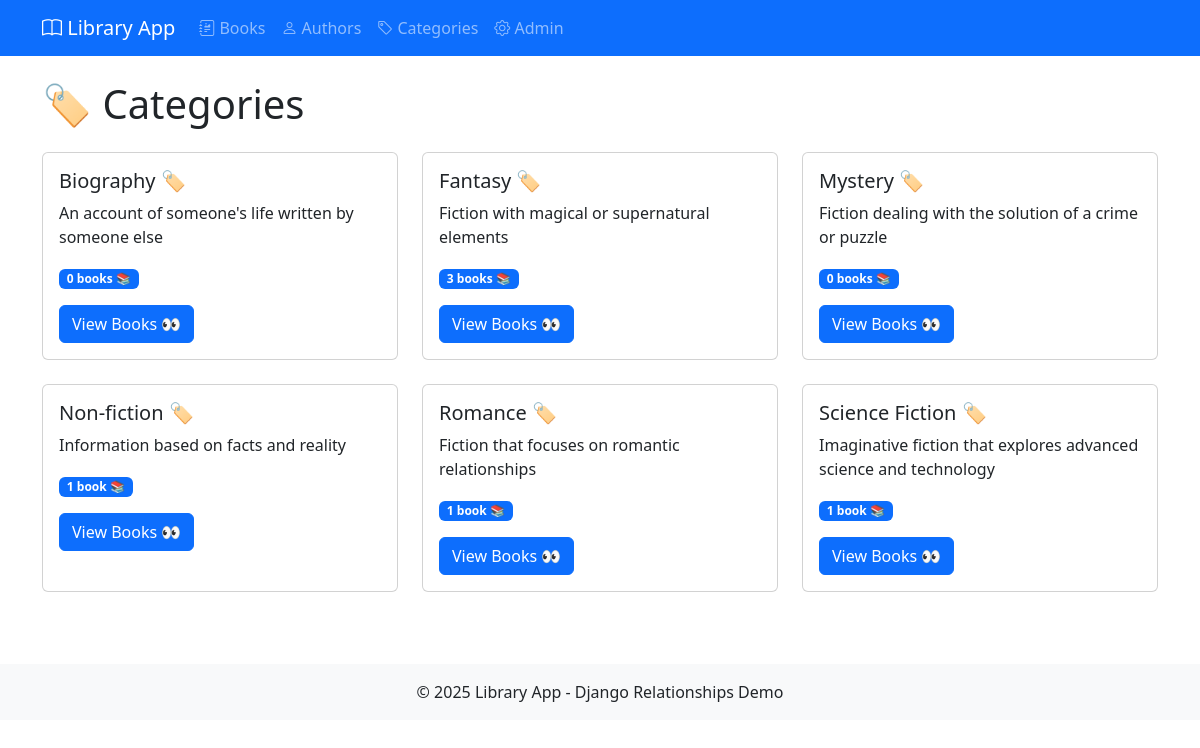
Page /categories/ on the committed database.
### library/models.py (models this page shows, shortened)
class Category(models.Model):
    name = models.CharField(max_length=50)
    description = models.TextField(blank=True)
    slug = models.SlugField(unique=True)
    class Meta:
        verbose_name_plural = "categories"

### library/views.py (the view)
# urls.py: path('categories/', views.category_list, name='category_list'),
def category_list(request):
    categories = Category.objects.annotate(book_count=Count('books')).order_by('name')
    return render(request, 'library/category_list.html', {'categories': categories})

### library/templates/library/category_list.html (shortened to what this page needs)
{% extends "library/base.html" %}
{% block content %}
<h1 class="mb-4">🏷️ Categories</h1>
<div class="row">
    {% for category in categories %}
        <div class="col-md-4 mb-4">
            <div class="card h-100">
                <div class="card-body">
                    <h5 class="card-title">{{ category.name }} 🏷️</h5>
                    <p class="card-text">{{ category.description|truncatechars:100 }}</p>
                    <p class="card-text">
                        <span class="badge bg-primary">{{ category.book_count }} book{{ category.book_count|pluralize }} 📚</span>
                    </p>
                    <a href="{% url 'category_detail' category.slug %}" class="btn btn-primary">View Books 👀</a>
                </div>
            </div>
        </div>
    {% empty %}
        <div class="col-12">
            <div class="alert alert-info">
                <i class="bi bi-info-circle"></i> No categories available yet. 📭
            </div>
        </div>
    {% endfor %}
</div>
{% endblock %}

### rows in the picture
Category: name "Biography", description "An account of someone's life written by someone else", book_count "0"
Category: name "Fantasy", description "Fiction with magical or supernatural elements", book_count "3"
Category: name "Mystery", description "Fiction dealing with the solution of a crime or puzzle", book_count "0"
Category: name "Non-fiction", description "Information based on facts and reality", book_count "1"
Category: name "Romance", description "Fiction that focuses on romantic relationships", book_count "1"
Category: name "Science Fiction", description "Imaginative fiction that explores advanced science and technology", book_count "1"
